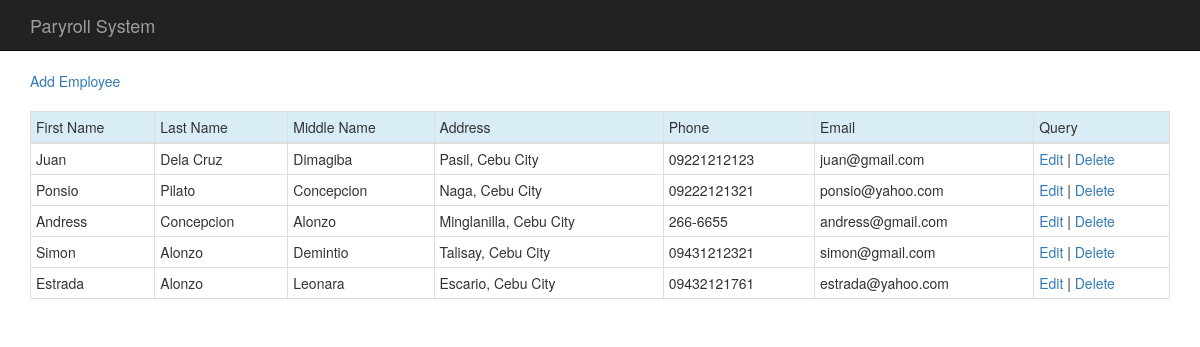
The page / on the database its author committed.
### tables this page shows
CREATE TABLE `employee` (
  `employee_id` int(11) NOT NULL,
  `firstName` varchar(255) NOT NULL,
  `lastName` varchar(255) NOT NULL,
  `middleName` varchar(255) NOT NULL,
  `address` varchar(255) NOT NULL,
  `phone` varchar(255) NOT NULL,
  `email` varchar(255) NOT NULL
);

### employeedb.php (called while the page is built, shortened)
<?php
	function employee_db(){
		return new PDO("mysql:host=localhost;dbname=payroll;", 'root', '');
	}
	function get_all_employee(){
		$db = employee_db();
		$sql = "SELECT * FROM employee";
		$query = $db->prepare($sql);
		$query->execute();
		$employees = $query->fetchAll();
		return $employees;
	}
?>

### index.php (the view, shortened to what this page needs)
<?php
	include("employeedb.php");
	$employee = get_all_employee();
?>
<!DOCTYPE html>
<html>
<head>
	<link rel="stylesheet" type="text/css" href="bootstrap/css/bootstrap.css">
</head>
<body>
	<nav class="navbar navbar-inverse navbar-static-top">
		<div class="container">
			<div class="navbar-header">
				<a href="#" class="navbar-brand">Paryroll System</a>
			</div>
		</div>
	</nav>
	<div class="container">
		<a href="employeeAdd.php">Add Employee</a>
		<br /><br />
		<table class="table table-bordered table-condensed table-hover table-responsive">
			<thead>
				<tr class="info">
					<td>
						First Name
					</td>
					<td>
						Last Name
					</td>
					<td>
						Middle Name
					</td>
					<td>
						Address
					</td>
					<td>
						Phone
					</td>
					<td>
						Email
					</td>
					<td>
						Query
					</td>
				</tr>
			</thead>
			<tbody>
				<?php
					if(count($employee)>0){
						foreach($employee as $row){
				?>
				<tr>
					<td>
						<?php echo htmlentities($row['firstName']); ?>
					</td>
					<td>
						<?php echo htmlentities($row['lastName']); ?>
					</td>
					<td>
						<?php echo htmlentities($row['middleName']); ?>
					</td>
					<td>
						<?php echo htmlentities($row['address']); ?>
					</td>
					<td>
						<?php echo htmlentities($row['phone']); ?>
					</td>
					<td>
						<?php echo htmlentities($row['email']); ?>
					</td>
					<td>
						<a href="employeeEdit.php?employee_id=<?php echo htmlentities($row['employee_id']); ?>">Edit</a> | <a href="index.php?employee_id=<?php echo htmlentities($row['employee_id']); ?>">Delete</a>
					</td>
				</tr>
				<?php
						}
				} ?>
			</tbody>
		</table>
	</div>
</body>
</html>

### rows shown on the page
employee: firstName "Juan", lastName "Dela Cruz", middleName "Dimagiba", address "Pasil, Cebu City", phone "09221212123", email "juan@gmail.com"
employee: firstName "Ponsio", lastName "Pilato", middleName "Concepcion", address "Naga, Cebu City", phone "09222121321", email "ponsio@yahoo.com"
employee: firstName "Andress", lastName "Concepcion", middleName "Alonzo", address "Minglanilla, Cebu City", phone "266-6655", email "andress@gmail.com"
employee: firstName "Simon", lastName "Alonzo", middleName "Demintio", address "Talisay, Cebu City", phone "09431212321", email "simon@gmail.com"
employee: firstName "Estrada", lastName "Alonzo", middleName "Leonara", address "Escario, Cebu City", phone "09432121761", email "estrada@yahoo.com"
